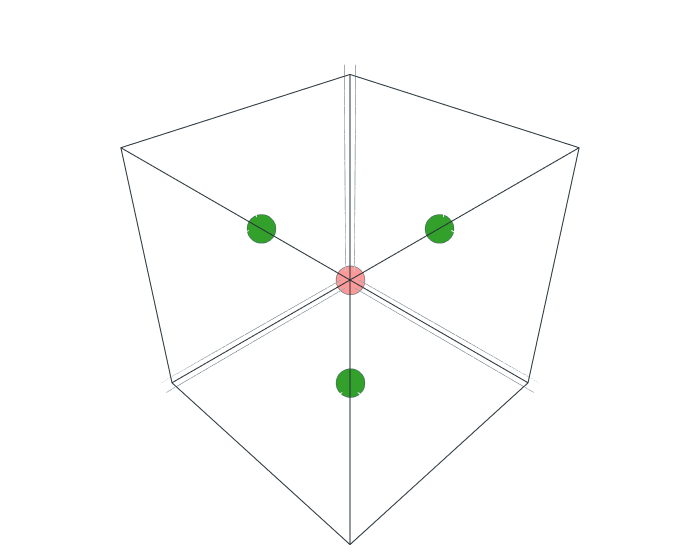

Notebook source saved alongside this figure:
### Code cell
struct_Al.show.all()

### Figure 1 — Plotly figure (JSON) as saved in the notebook; plotly's stock layout.template omitted (floating-point values rounded to 4 significant figures)
{"data": [{"line": {"color": "#263238", "width": 2}, "mode": "lines", "name": "lines", "showlegend": false, "type": "scatter3d", "x": [0.0, 4.05, 4.05, 0.0, 0.0], "y": [0.0, 0.0, 4.05, 4.05, 0.0], "z": [0.0, 0.0, 0.0, 0.0, 0.0]}, {"line": {"color": "#263238", "width": 2}, "mode": "lines", "name": "lines", "showlegend": false, "type": "scatter3d", "x": [0.0, 4.05, 4.05, 0.0, 0.0], "y": [0.0, 0.0, 4.05, 4.05, 0.0], "z": [4.05, 4.05, 4.05, 4.05, 4.05]}, {"line": {"color": "#263238", "width": 2}, "mode": "lines", "name": "lines", "showlegend": false, "type": "scatter3d", "x": [0.0, 4.05, 4.05, 0.0, 0.0], "y": [0.0, 0.0, 0.0, 0.0, 0.0], "z": [0.0, 0.0, 4.05, 4.05, 0.0]}, {"line": {"color": "#263238", "width": 2}, "mode": "lines", "name": "lines", "showlegend": false, "type": "scatter3d", "x": [0.0, 4.05, 4.05, 0.0, 0.0], "y": [4.05, 4.05, 4.05, 4.05, 4.05], "z": [0.0, 0.0, 4.05, 4.05, 0.0]}, {"line": {"color": "#263238", "width": 2}, "mode": "lines", "name": "lines", "showlegend": false, "type": "scatter3d", "x": [0.0, 0.0, 0.0, 0.0, 0.0], "y": [0.0, 4.05, 4.05, 0.0, 0.0], "z": [0.0, 0.0, 4.05, 4.05, 0.0]}, {"line": {"color": "#263238", "width": 2}, "mode": "lines", "name": "lines", "showlegend": false, "type": "scatter3d", "x": [4.05, 4.05, 4.05, 4.05, 4.05], "y": [0.0, 4.05, 4.05, 0.0, 0.0], "z": [0.0, 0.0, 4.05, 4.05, 0.0]}, {"marker": {"color": "#33a02c", "line": {"color": "#455A64", "width": 0.5}, "opacity": 1, "size": 10, "sizemode": "diameter", "sizeref": 750}, "mode": "markers", "opacity": 1, "type": "scatter3d", "x": [2.025, 0.0, 2.025], "y": [0.0, 2.025, 2.025], "z": [2.025, 2.025, 0.0]}, {"marker": {"color": "#fb9a99", "line": {"color": "#455A64", "width": 0.5}, "opacity": 1, "size": 10, "sizemode": "diameter", "sizeref": 750}, "mode": "markers", "opacity": 1, "type": "scatter3d", "x": [0.0], "y": [0.0], "z": [0.0]}], "layout": {"margin": {"b": 10, "l": 10, "r": 10, "t": 10}, "scene": {"aspectmode": "data", "xaxis": {"showbackground": false, "showticklabels": false, "title": {"text": ""}, "zerolinecolor": "#455A64"}, "yaxis": {"showbackground": false, "showticklabels": false, "title": {"text": ""}, "zerolinecolor": "#455A64"}, "zaxis": {"showbackground": false, "showticklabels": false, "title": {"text": ""}, "zerolinecolor": "#455A64"}}, "showlegend": false, "width": 700}}
